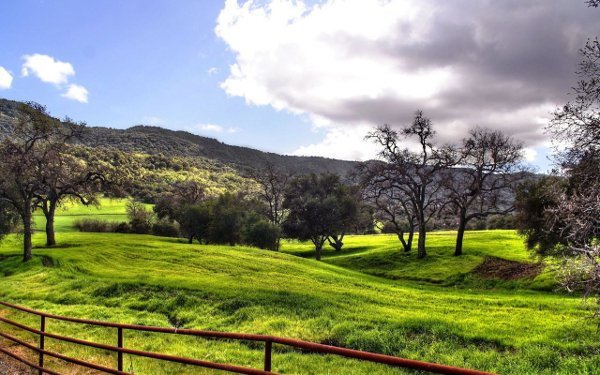
#> input picture 10/imgs/paisagem.jpg, 600 x 375 px
$ python 10.py
#> lines starting #> are read from the running program, lines starting #| are printed output that depends on the picture; after the words box and inside, x2 and y2 are one past the last pixel; in counts of white or black regions, pixels touching at a corner belong together
import cv2
import numpy as np

obj_img = cv2.imread("imgs/paisagem.jpg")
#> obj_img is the input picture: shape (375, 600, 3); mean B, G, R 111.2, 140, 135

img = cv2.cvtColor(obj_img, cv2.COLOR_BGR2GRAY)
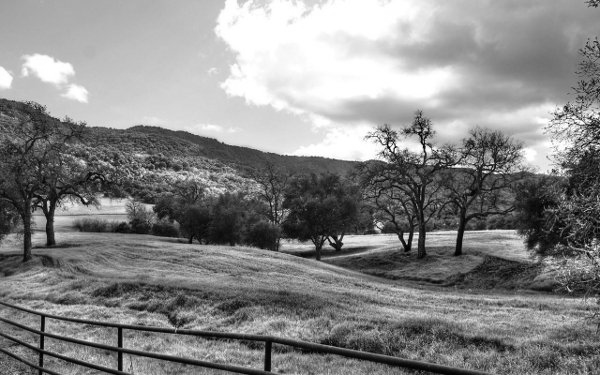
#> img: shape (375, 600); min 0, max 255, mean 135.2

cv2.imshow('cinza', img)
cv2.waitKey (0)

rows, cols = img.shape[:2] #pega a linha e coluna máxima
#> rows = 375; cols = 600
#print([rows,cols]) #teste


threshold_matrix = np.zeros((rows, cols), dtype=np.uint8) # para uma cópia da matrix da imagem

for row in range(rows):
    for col in range(cols):
        threshold_matrix[row,col]= img[row, col]
        # [4 lines of commented-out code are left out]


with open('result.txt', 'w') as outfile:
    for row in range(rows):
        for col in range(cols):

            if threshold_matrix[row, col] < 127:
                threshold_matrix[row, col] = 0
            else:
                threshold_matrix[row, col] = 255

            outfile.write(str(threshold_matrix[row, col]) + ' ')
        outfile.write('\n')
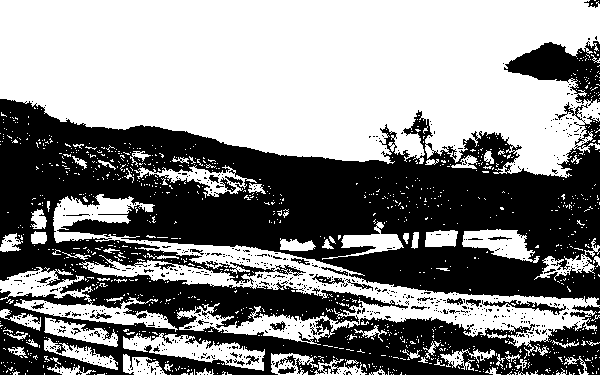
#> threshold_matrix: shape (375, 600); 53.5% white; 641 black regions (609 under 20 px), largest, box (x1, y1, x2, y2) and area: (0, 99, 600, 375) 97978, (504, 41, 600, 106) 2991, (482, 300, 566, 315) 366

$ run again, with 10/imgs/face.jpg copied over 10/imgs/paisagem.jpg
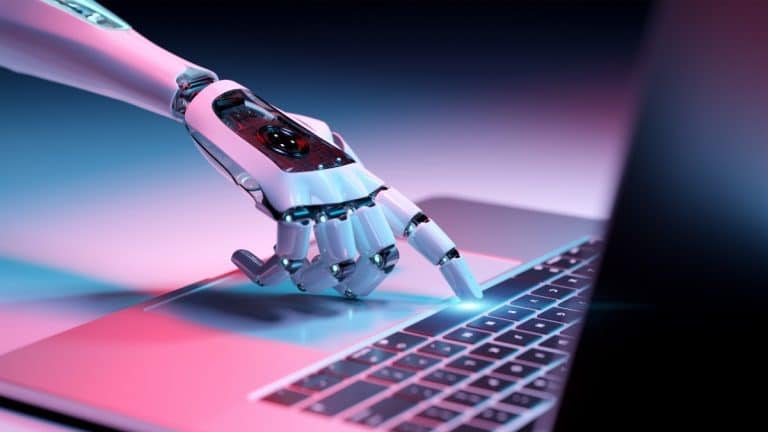
#> input picture 10/imgs/face.jpg, 768 x 432 px
#> obj_img is the input picture: shape (432, 768, 3); mean B, G, R 125.7, 91.1, 101.9
#> `img = cv2.cvtColor(obj_img, cv2.COLOR_BGR2GRAY)`:
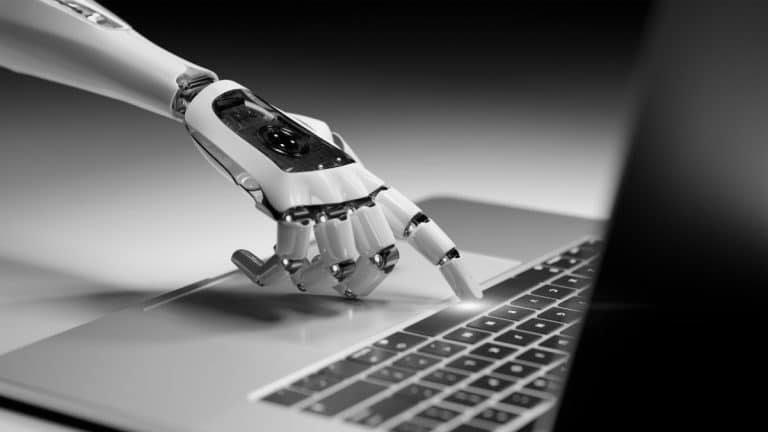
#> img: shape (432, 768); min 0, max 252, mean 98.3
#> after the loop `for row in range(rows):`:
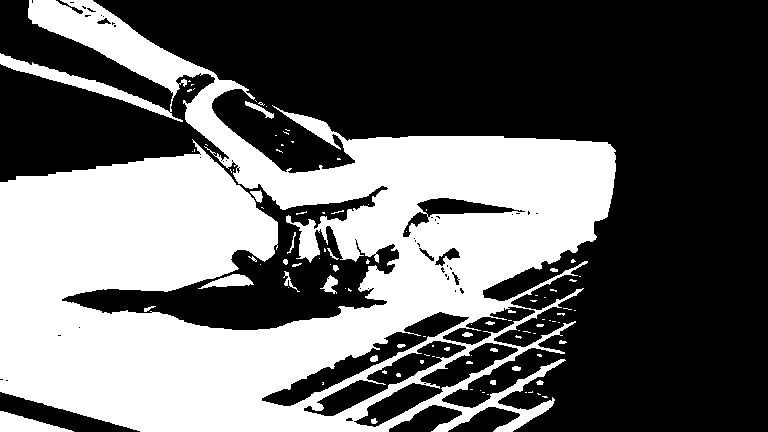
#> threshold_matrix: shape (432, 768); 39.7% white; 101 white regions (74 under 20 px), largest, box (x1, y1, x2, y2) and area: (0, 0, 616, 432) 128933, (0, 411, 74, 432) 828, (198, 274, 254, 289) 413
